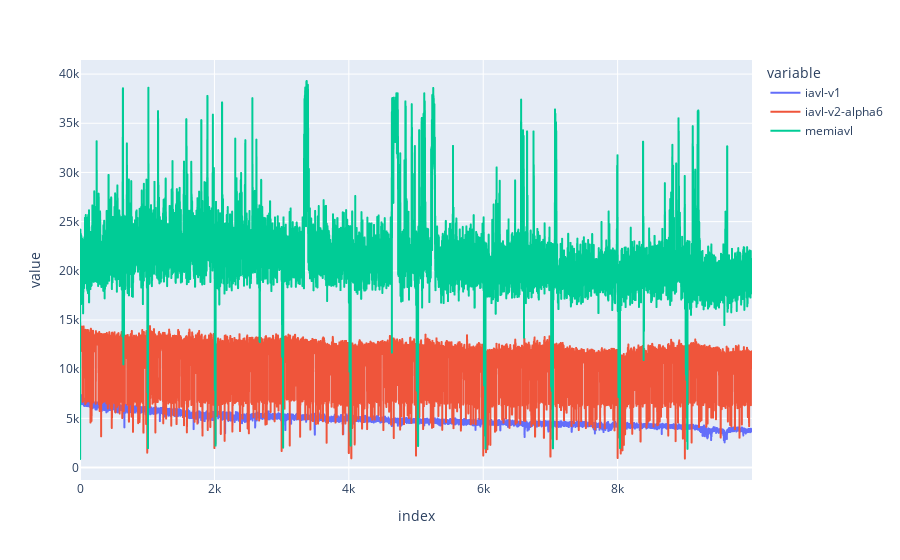

The notebook cell saved with this chart:
### Code cell
px.line(pl.DataFrame([r.versions_df['ops_per_sec'].alias(r.name) for r in basic_small_runs]))

### Figure 1 — Plotly figure (JSON) as saved in the notebook; plotly's stock layout.template omitted (floating-point values rounded to 4 significant figures; data arrays with more than 128 entries replaced by an {"elided": "..."} marker saying what was removed)
{"data": [{"hovertemplate": "variable=iavl-v1<br>index=%{x}<br>value=%{y}<extra></extra>", "legendgroup": "iavl-v1", "line": {"color": "#636efa", "dash": "solid"}, "marker": {"symbol": "circle"}, "mode": "lines", "name": "iavl-v1", "showlegend": true, "x": {"elided": "10000 int values"}, "xaxis": "x", "y": {"elided": "10000 float values"}, "yaxis": "y", "type": "scattergl"}, {"hovertemplate": "variable=iavl-v2-alpha6<br>index=%{x}<br>value=%{y}<extra></extra>", "legendgroup": "iavl-v2-alpha6", "line": {"color": "#EF553B", "dash": "solid"}, "marker": {"symbol": "circle"}, "mode": "lines", "name": "iavl-v2-alpha6", "showlegend": true, "x": {"elided": "10000 int values"}, "xaxis": "x", "y": {"elided": "10000 float values"}, "yaxis": "y", "type": "scattergl"}, {"hovertemplate": "variable=memiavl<br>index=%{x}<br>value=%{y}<extra></extra>", "legendgroup": "memiavl", "line": {"color": "#00cc96", "dash": "solid"}, "marker": {"symbol": "circle"}, "mode": "lines", "name": "memiavl", "showlegend": true, "x": {"elided": "10000 int values"}, "xaxis": "x", "y": {"elided": "10000 float values"}, "yaxis": "y", "type": "scattergl"}], "layout": {"xaxis": {"anchor": "y", "domain": [0.0, 1.0], "title": {"text": "index"}}, "yaxis": {"anchor": "x", "domain": [0.0, 1.0], "title": {"text": "value"}}, "legend": {"title": {"text": "variable"}, "tracegroupgap": 0}, "margin": {"t": 60}}}
